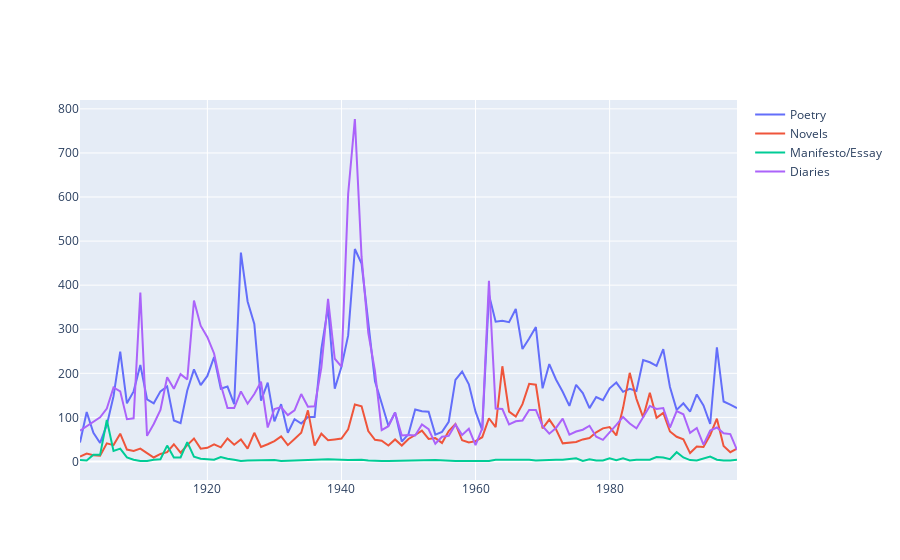

The code cell stored with this chart in its notebook:
### Code cell
fig = go.Figure()


fig.add_trace(cats2scatter(df_stikhi, 'Poetry'))
fig.add_trace(cats2scatter(df_roman, 'Novels'))
fig.add_trace(cats2scatter(df_manifest, 'Manifesto/Essay'))
fig.add_trace(cats2scatter(df_dnevnik, 'Diaries'))
